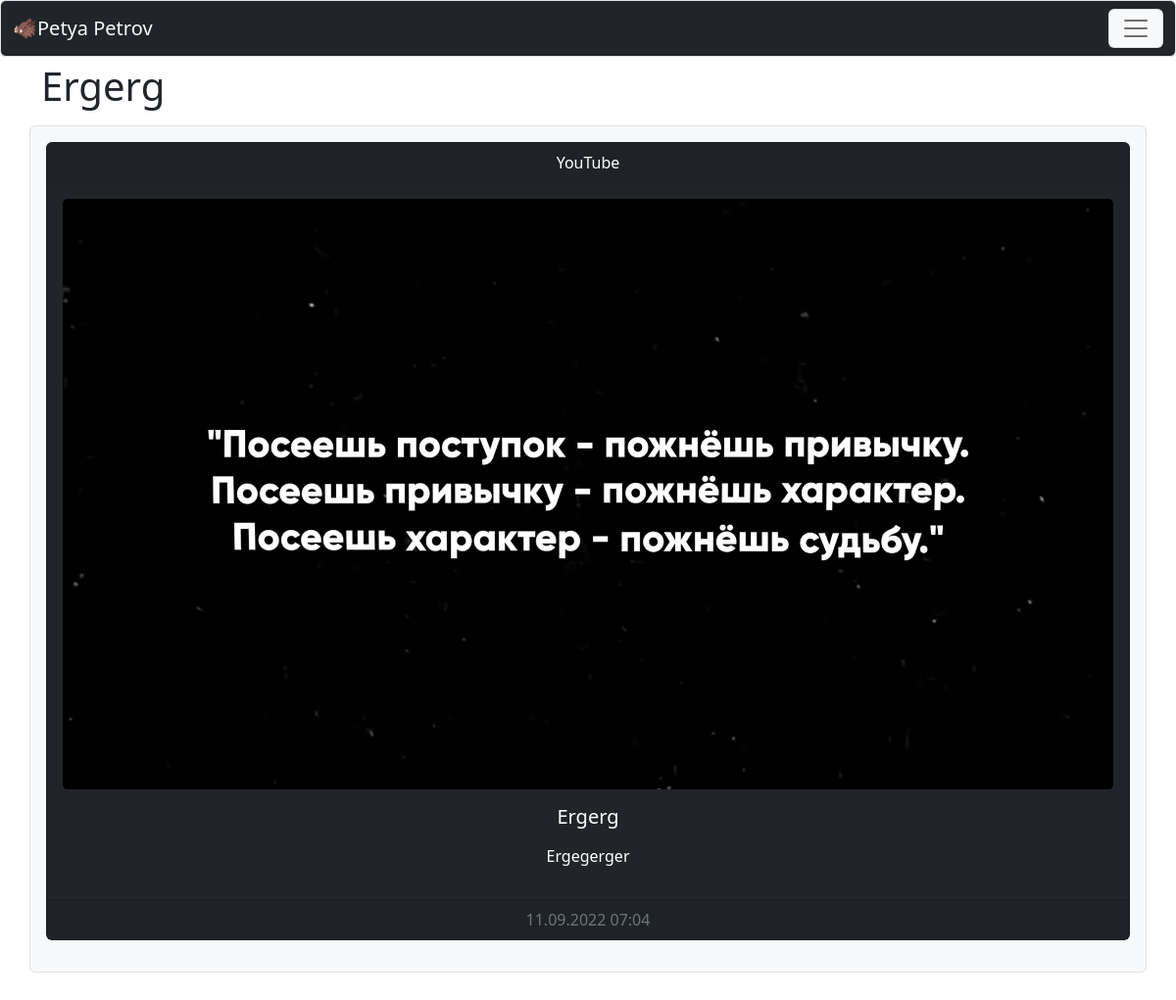
The page /article/25/ on the database its author committed.
### blog/models.py (models this page shows, shortened)
class Article(models.Model):
    def __str__(self):
        return self.title
    class Meta:
        verbose_name = 'Пост'
        verbose_name_plural = 'Посты'
        ordering = ['-created_at']
    title = models.CharField(max_length=255, db_index=True, verbose_name='Заголовок')
    content = models.TextField(blank=True, verbose_name='Контент')
    created_at = models.DateTimeField(auto_now_add=True, verbose_name='Создано')
    update_at = models.DateTimeField(auto_now=True, verbose_name='Изменено')
    photo = models.ImageField(upload_to='photos/%Y/%m/%d/',blank=True, verbose_name='Текущее фото')
    file = models.FileField(upload_to='files/%Y/%m/%d/',blank=True, verbose_name='Прикрепленный файл')
    published = models.BooleanField(default=True, verbose_name='Опубликовано')
    category = models.ForeignKey('Category', on_delete=models.PROTECT, null=True, verbose_name='Категория', related_name='get_articles')
    views = models.IntegerField(default=0)

class Category(models.Model):
    def __str__(self):
        return self.title
    def get_absolute_url(self):
        return reverse('category',kwargs={"category_id": self.pk})
    class Meta:
        verbose_name = 'Категорию'
        verbose_name_plural = 'Категории'
        ordering = ['title']
    title = models.CharField(max_length=255, db_index=True,verbose_name='Название категории')

### blog/views.py (the view)
# urls.py: path('article/<int:pk>/', ViewArticle.as_view(), name='article'),
class ViewArticle(DetailView):
    model = Article
    context_object_name = 'article_item'
    def get_context_data(self, *, object_list = None, **kwargs):
        context = super().get_context_data(**kwargs)
        return context

### blog/templates/blog/article_detail.html (shortened to what this page needs)
{% extends 'base.html' %}
{% block title_current %}
<div class="mt-5 pt-3"><h1>{{article_item|capfirst}}</h1></div>
{% endblock title_current %}
{% block article %}
<div class="row mt-3 mb-5">
  <div class="col-12 bg-light p-3 border rounded">
    <div class="card text-bg-dark text-center mb-3">
      <div class="card-header">
        <a href="{{ article_item.category.get_absolute_url }}" class="list-group-item">{{article_item.category|capfirst}}</a>
      </div>
      <div class="card-body">
        <div class="media">
          {% if article_item.photo %}
          <img src="{{ article_item.photo.url }}" class="card-img" alt="{article_item.title}">
          {% endif %}
          <div class="media-body  mt-3">
            <h5 class="card-title">{{article_item.title|capfirst}}</h5>
            <p class="card-text">{{article_item.content|capfirst|linebreaks}}</p>
          </div>
        </div>
      </div>
      <div class="card-footer text-muted">
        {{article_item.update_at | date:"d.m.Y H:i"}}
      </div>
    </div>
  </div>
</div>
{% endblock %}

### templates/base.html (shortened to what this page needs)
<!doctype html>
{% load static %}
<html lang="ru">
    <head>
        <link href="{% static 'css/bootstrap.min.css' %}" rel="stylesheet">
    </head>
    <body>
        {% include 'include/_navbar.html' %}
        <div class="container">
                {% block title_current %}{% endblock title_current %}
                {% block article %}{% endblock %}
        </div>
    </body>
</html>

### templates/include/_navbar.html (shortened to what this page needs)
{% load static %}
<nav class="navbar bg-dark fixed-top mb-3 border rounded">
  <div class="container-fluid">
    <a class="navbar-brand text-light" href="{% url 'home'%}">🐗Petya Petrov</a>
    <button class="navbar-toggler bg-light" type="button" data-bs-toggle="offcanvas" data-bs-target="#offcanvasNavbar" aria-controls="offcanvasNavbar">
      <span class="navbar-toggler-icon"></span>
  </button>
</div>
</nav>

### rows shown on the page
Article: title "Ergerg", category "YouTube", photo (picture), content "Ergegerger", update_at "11.09.2022 07:04"
